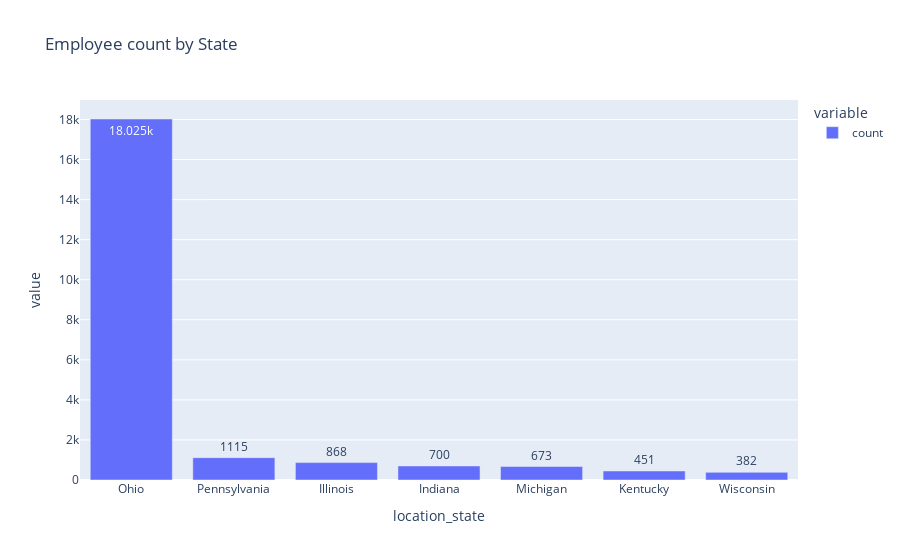

The notebook cell saved with this chart:
### Code cell
fig = px.bar(data_frame=state_df, title="Employee count by State", text_auto=True)
fig.show()

### Figure 1 — Plotly figure (JSON) as saved in the notebook; plotly's stock layout.template omitted (floating-point values rounded to 4 significant figures)
{"data": [{"alignmentgroup": "True", "hovertemplate": "variable=count<br>location_state=%{x}<br>value=%{y}<extra></extra>", "legendgroup": "count", "marker": {"color": "#636efa", "pattern": {"shape": ""}}, "name": "count", "offsetgroup": "count", "orientation": "v", "showlegend": true, "textposition": "auto", "texttemplate": "%{y}", "type": "bar", "x": ["Ohio", "Pennsylvania", "Illinois", "Indiana", "Michigan", "Kentucky", "Wisconsin"], "xaxis": "x", "y": [18025, 1115, 868, 700, 673, 451, 382], "yaxis": "y"}], "layout": {"autosize": true, "barmode": "relative", "legend": {"title": {"text": "variable"}, "tracegroupgap": 0}, "title": {"text": "Employee count by State"}, "xaxis": {"anchor": "y", "autorange": true, "domain": [0, 1], "range": [-0.5, 6.5], "title": {"text": "location_state"}, "type": "category"}, "yaxis": {"anchor": "x", "autorange": true, "domain": [0, 1], "range": [0, 18970.0], "title": {"text": "value"}, "type": "linear"}}}
